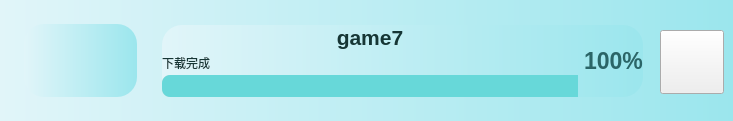
        <widget class="QWidget" name="widget_game_7" native="true">
         <property name="minimumSize">
          <size>
           <width>0</width>
           <height>121</height>
          </size>
         </property>
         <property name="maximumSize">
          <size>
           <width>16777215</width>
           <height>121</height>
          </size>
         </property>
         <property name="styleSheet">
          <string notr="true">.QWidget{
	background-color: qlineargradient(x1:0, y0:0, x2:1, y2:0,stop:0 rgb(225, 245, 249), stop:1 rgb(155, 230, 237));
	border-radius:20px;
	color: rgb(255, 255, 255);
}
</string>
         </property>
         <widget class="QWidget" name="widget_61" native="true">
          <property name="geometry">
           <rect>
            <x>24</x>
            <y>24</y>
            <width>113</width>
            <height>73</height>
           </rect>
          </property>
          <property name="styleSheet">
           <string notr="true"/>
          </property>
          <widget class="QLabel" name="label_icon_game_7">
           <property name="geometry">
            <rect>
             <x>30</x>
             <y>5</y>
             <width>64</width>
             <height>64</height>
            </rect>
           </property>
           <property name="styleSheet">
            <string notr="true">border-image: url(:/icons/icons/自定义.png);</string>
           </property>
           <property name="text">
            <string/>
           </property>
          </widget>
         </widget>
         <widget class="QPushButton" name="pushButton_game_7">
          <property name="geometry">
           <rect>
            <x>660</x>
            <y>30</y>
            <width>64</width>
            <height>64</height>
           </rect>
          </property>
          <property name="styleSheet">
           <string notr="true">border-image: url(:/icons/icons/play_game.png);</string>
          </property>
          <property name="text">
           <string/>
          </property>
         </widget>
         <widget class="QWidget" name="layoutWidget_18">
          <property name="geometry">
           <rect>
            <x>162</x>
            <y>25</y>
            <width>481</width>
            <height>72</height>
           </rect>
          </property>
          <layout class="QHBoxLayout" name="horizontalLayout_19">
           <item>
            <layout class="QVBoxLayout" name="verticalLayout_20">
             <property name="spacing">
              <number>2</number>
             </property>
             <item>
              <widget class="QLabel" name="label_game_7">
               <property name="font">
                <font>
                 <pointsize>16</pointsize>
                 <weight>75</weight>
                 <bold>true</bold>
                </font>
               </property>
               <property name="styleSheet">
                <string notr="true">color: rgb(22, 54, 53);
text-align:centre;
</string>
               </property>
               <property name="text">
                <string>game7</string>
               </property>
               <property name="alignment">
                <set>Qt::AlignCenter</set>
               </property>
              </widget>
             </item>
             <item>
              <widget class="QLabel" name="label_103">
               <property name="font">
                <font>
                 <weight>50</weight>
                 <bold>false</bold>
                </font>
               </property>
               <property name="styleSheet">
                <string notr="true">color: rgb(22, 54, 53)</string>
               </property>
               <property name="text">
                <string>下载完成</string>
               </property>
              </widget>
             </item>
             <item>
              <widget class="QProgressBar" name="progressBar_34">
               <property name="styleSheet">
                <string notr="true">QProgressBar::chunk {
        border-top-left-radius:8px;
border-bottom-left-radius:8px;
	background-color: rgb(103, 216, 217)
}
QProgressBar{
border-radius:8px;
background-color: rgb(223, 223, 223);
}
</string>
               </property>
               <property name="value">
                <number>100</number>
               </property>
               <property name="textVisible">
                <bool>false</bool>
               </property>
              </widget>
             </item>
            </layout>
           </item>
           <item>
            <widget class="QLabel" name="label_104">
             <property name="font">
              <font>
               <pointsize>17</pointsize>
               <weight>75</weight>
               <bold>true</bold>
              </font>
             </property>
             <property name="styleSheet">
              <string notr="true">color: rgb(43, 101, 103);</string>
             </property>
             <property name="text">
              <string>100%</string>
             </property>
             <property name="alignment">
              <set>Qt::AlignLeading|Qt::AlignLeft|Qt::AlignVCenter</set>
             </property>
            </widget>
           </item>
          </layout>
         </widget>
        </widget>
